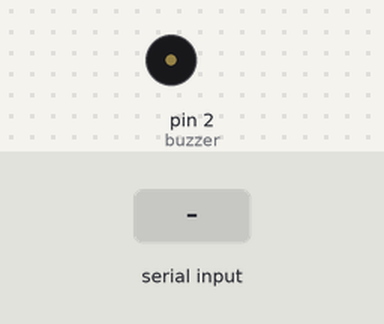
This sketch was run on a simulated Arduino Uno, built with avr-gcc and run on an emulated ATmega328P. Shown: buzzer (waves = sounding). The test bench sets the inputs (shaded band). What the sketch prints to the serial monitor is not drawn.

Above: at 1.2 s.
1.3 s: "on" received over the second serial link
At 1.7 s:
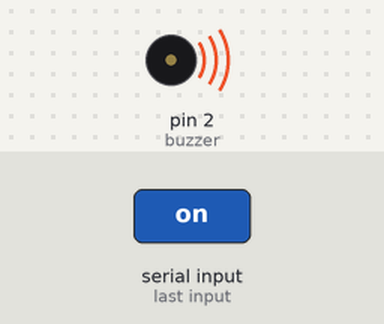
4.3 s: "#" received over the second serial link
At 4.8 s:
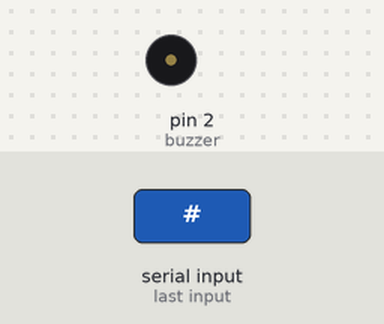
Timing chart, 0 to 7.3 s (numbered marks = the images above; inputs shaded):
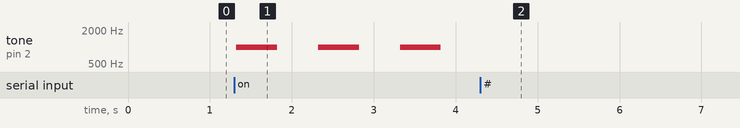

Measured:
- after the input at 1.3 s, tone on pin 2 (buzzer): alternates 1000 Hz for 0.50 s and silent for 0.50 s, starting at once
- after the input at 4.3 s, tone on pin 2 (buzzer): stops changing and stays silent

The sketch:

buzzerBluetooth.ino
```cpp
#define buzzer 2
#include <SoftwareSerial.h>

SoftwareSerial blueTooth(0, 1);
String cmdS;
String cmdT;

void setup() {
  // put your setup code here, to run once:
  pinMode(buzzer, OUTPUT);
  Serial.begin(9600);
  blueTooth.begin(9600);
}

void loop() {
  // put your main code here, to run repeatedly:
  while (blueTooth.available()){
    delay(10);
    char c = blueTooth.read();
    cmdT += c;
    cmdS = cmdT;
    if (c == "#"){break;}
  }
  cmdT = "";
  if (cmdS.length() > 0){
    Serial.println(cmdS);
    if(cmdS == "on"){
      Serial.println("IT INSIDE");
      tone(buzzer, 1000);
      delay(500);
      noTone(buzzer);
      delay(500);
    }
    else if (cmdS == "off"){
      noTone(buzzer);
    }
  }
}
```
